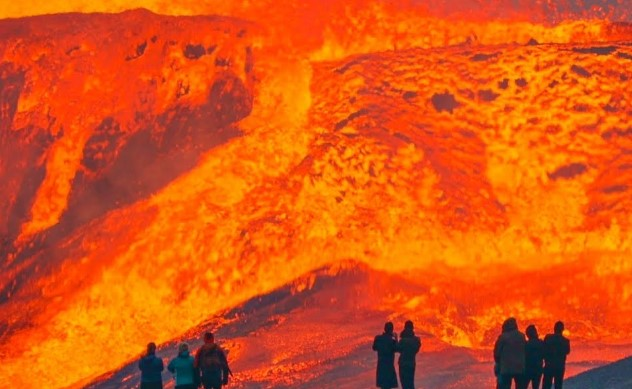
#> input picture Assignment-2/Q1/lava25.jpg, 632 x 389 px
$ python -i Q1_211196.py   (imports and definitions only)
#> lines starting #> are read from the running program, lines starting #| are printed output that depends on the picture; after the words box and inside, x2 and y2 are one past the last pixel; in counts of white or black regions, pixels touching at a corner belong together
#> in solution, image is the input picture: shape (389, 632, 3); mean B, G, R 20.1, 85, 219.2
import cv2
import numpy as np

def is_sun_present(image_path, sun_threshold=0.01):
#> called with image_path = 'lava25.jpg', sun_threshold = 0.01
    image = cv2.imread(image_path)

    gray_image = cv2.cvtColor(image, cv2.COLOR_BGR2GRAY)
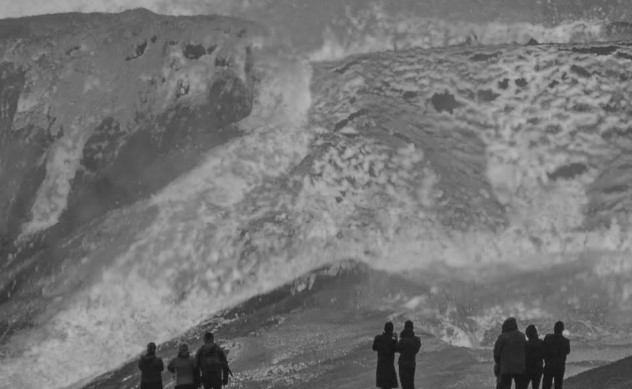
#> gray_image: shape (389, 632); min 16, max 184, mean 117.7

    blurred_image = cv2.GaussianBlur(gray_image, (15, 15), 0)

    edges = cv2.Canny(blurred_image, 30, 100)
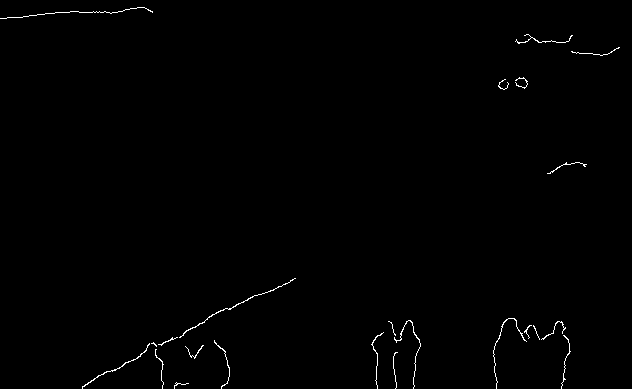
#> edges: shape (389, 632); 0.57% white in thin lines or dots

    contours, _ = cv2.findContours(edges, cv2.RETR_EXTERNAL, cv2.CHAIN_APPROX_SIMPLE)
#> contours = 23 contours, 21 with area under 20; largest, box (x1, y1, x2, y2) and area: (179, 278, 296, 338) 36, (82, 343, 150, 389) 32

    min_contour_area = 100
    max_contour_area = 5000
    min_circularity = 0.8

    filtered_contours = [
        contour for contour in contours
        if min_contour_area < cv2.contourArea(contour) < max_contour_area
        and cv2.matchShapes(contour, cv2.approxPolyDP(contour, 0.03 * cv2.arcLength(contour, True), True), 2, 0.0) < min_circularity
    ]
#> filtered_contours = []
    if filtered_contours:
        return True

    return False

def solution(image_path):
    image= cv2.imread(image_path)
    result=is_sun_present(image_path)
    if result:
        height, width, back = image.shape
        black_image = np.zeros((height, width), dtype=np.uint8)
        return black_image
    else:
      hsv_image = cv2.cvtColor(image, cv2.COLOR_BGR2HSV)
#> hsv_image: shape (389, 632, 3); mean H, S, V 18.2, 225.2, 220.3


      lower_threshold = np.array([0, 120, 70])
      upper_threshold = np.array([20, 255, 255])


      lava_mask = cv2.inRange(hsv_image, lower_threshold, upper_threshold)
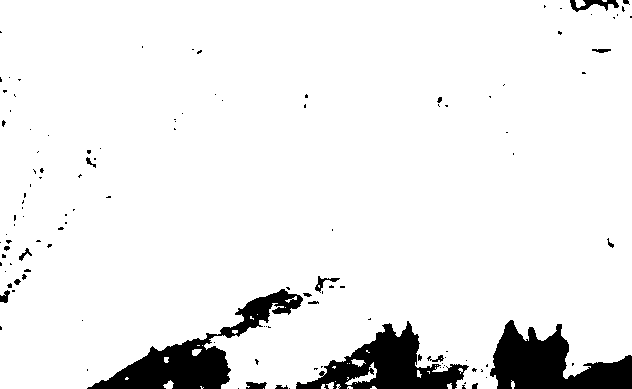
#> lava_mask: shape (389, 632); 92.7% white; 123 black regions (102 under 20 px), largest, box (x1, y1, x2, y2) and area: (87, 289, 303, 389) 5790, (490, 320, 632, 389) 5513, (296, 321, 469, 389) 5001


      kernel = np.ones((5, 5), np.uint8)
      lava_mask = cv2.morphologyEx(lava_mask, cv2.MORPH_CLOSE, kernel)
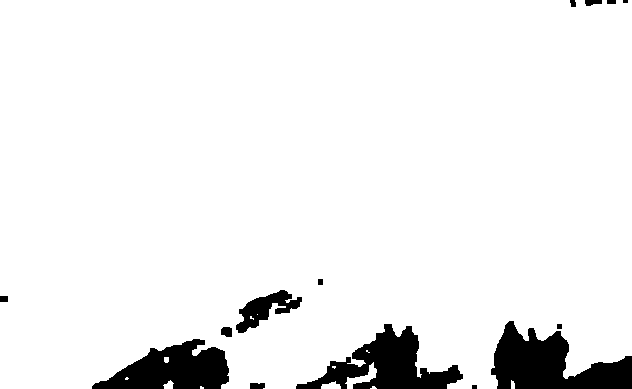
#> lava_mask: shape (389, 632); 93.5% white; 14 black regions (1 under 20 px), largest, box (x1, y1, x2, y2) and area: (491, 321, 632, 389) 5416, (296, 324, 463, 389) 4641, (92, 339, 229, 389) 4191
      lava_mask = cv2.morphologyEx(lava_mask, cv2.MORPH_OPEN, kernel)
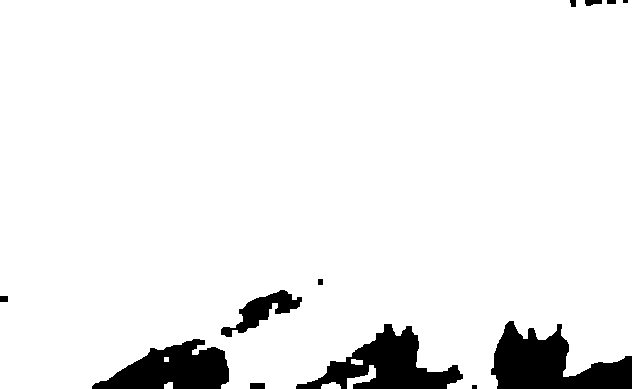
#> lava_mask: shape (389, 632); 93.4% white; 12 black regions (1 under 20 px)


      contours, _ = cv2.findContours(lava_mask, cv2.RETR_EXTERNAL, cv2.CHAIN_APPROX_SIMPLE)
#> contours = 6 contours, 1 with area under 20; largest, box (x1, y1, x2, y2) and area: (0, 0, 632, 389) 229284, (347, 365, 376, 389) 219, (321, 382, 341, 389) 84, (351, 359, 363, 365) 45, (164, 382, 173, 389) 42
      min_contour_area = 500


      lava_detected_mask = np.zeros_like(image)


      for contour in contours:
          if cv2.contourArea(contour) > min_contour_area:
              cv2.drawContours(lava_detected_mask, [contour], -1, (255, 255, 255), thickness=cv2.FILLED)
#> this loop made 6 passes
#> contour on pass 5: [[164, 357], [164, 361], [168, 361], [168, 357]]
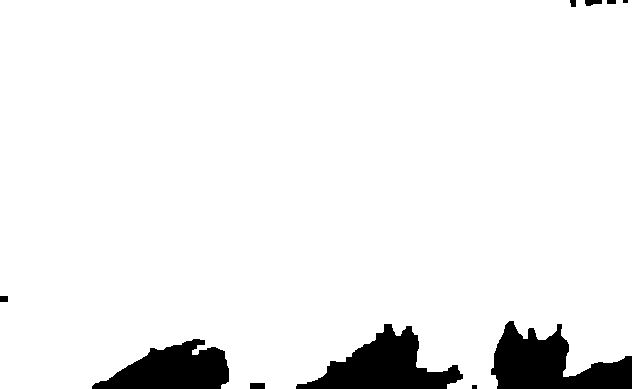
#> lava_detected_mask: shape (389, 632, 3); 93.8% white; 10 black regions (1 under 20 px), largest, box (x1, y1, x2, y2) and area: (491, 321, 632, 389) 5509, (296, 324, 463, 389) 5185, (92, 339, 229, 389) 4319

      return lava_detected_mask

>>> result = solution('lava25.jpg')
